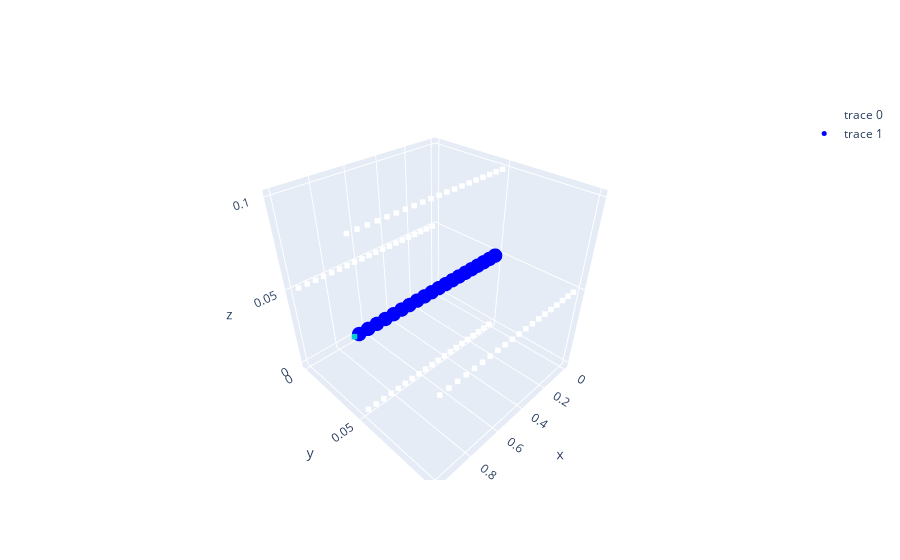

This figure's notebook cell:
### Code cell
# ------------Mesh definition and border conditions ----
malla = Mesh(1, volumes=nx,lengths=(lx,0.1,0.1))
#-------------Definimos fronteras ----------
malla.tag_wall_dirichlet('W',TA)
malla.tag_wall_dirichlet('E',TB)
malla.draw()

### Figure 1 — Plotly figure (JSON) as saved in the notebook; plotly's stock layout.template omitted (floating-point values rounded to 4 significant figures)
{"data": [{"marker": {"color": ["white", "white", "white", "white", "white", "white", "white", "white", "white", "white", "white", "white", "white", "white", "white", "white", "white", "white", "white", "white", "white", "white", "white", "white", "white", "white", "white", "white", "white", "white", "white", "white", "white", "white", "white", "white", "white", "white", "white", "white", "darkturquoise", "darkturquoise", "white", "white", "white", "white", "white", "white", "white", "white", "white", "white", "white", "white", "white", "white", "white", "white", "white", "white", "white", "white", "white", "white", "white", "white", "white", "white", "white", "white", "white", "white", "white", "white", "white", "white", "white", "white", "white", "white", "white", "white"], "size": 2, "symbol": "square"}, "mode": "markers", "type": "scatter3d", "x": [0.025, 0.075, 0.125, 0.175, 0.225, 0.275, 0.325, 0.375, 0.425, 0.475, 0.525, 0.575, 0.625, 0.675, 0.725, 0.775, 0.825, 0.875, 0.925, 0.975, 0.025, 0.075, 0.125, 0.175, 0.225, 0.275, 0.325, 0.375, 0.425, 0.475, 0.525, 0.575, 0.625, 0.675, 0.725, 0.775, 0.825, 0.875, 0.925, 0.975, 0, 1, 0.025, 0.075, 0.125, 0.175, 0.225, 0.275, 0.325, 0.375, 0.425, 0.475, 0.525, 0.575, 0.625, 0.675, 0.725, 0.775, 0.825, 0.875, 0.925, 0.975, 0.025, 0.075, 0.125, 0.175, 0.225, 0.275, 0.325, 0.375, 0.425, 0.475, 0.525, 0.575, 0.625, 0.675, 0.725, 0.775, 0.825, 0.875, 0.925, 0.975], "y": [0.05, 0.05, 0.05, 0.05, 0.05, 0.05, 0.05, 0.05, 0.05, 0.05, 0.05, 0.05, 0.05, 0.05, 0.05, 0.05, 0.05, 0.05, 0.05, 0.05, 0, 0, 0, 0, 0, 0, 0, 0, 0, 0, 0, 0, 0, 0, 0, 0, 0, 0, 0, 0, 0.05, 0.05, 0.1, 0.1, 0.1, 0.1, 0.1, 0.1, 0.1, 0.1, 0.1, 0.1, 0.1, 0.1, 0.1, 0.1, 0.1, 0.1, 0.1, 0.1, 0.1, 0.1, 0.05, 0.05, 0.05, 0.05, 0.05, 0.05, 0.05, 0.05, 0.05, 0.05, 0.05, 0.05, 0.05, 0.05, 0.05, 0.05, 0.05, 0.05, 0.05, 0.05], "z": [0, 0, 0, 0, 0, 0, 0, 0, 0, 0, 0, 0, 0, 0, 0, 0, 0, 0, 0, 0, 0.05, 0.05, 0.05, 0.05, 0.05, 0.05, 0.05, 0.05, 0.05, 0.05, 0.05, 0.05, 0.05, 0.05, 0.05, 0.05, 0.05, 0.05, 0.05, 0.05, 0.05, 0.05, 0.05, 0.05, 0.05, 0.05, 0.05, 0.05, 0.05, 0.05, 0.05, 0.05, 0.05, 0.05, 0.05, 0.05, 0.05, 0.05, 0.05, 0.05, 0.05, 0.05, 0.1, 0.1, 0.1, 0.1, 0.1, 0.1, 0.1, 0.1, 0.1, 0.1, 0.1, 0.1, 0.1, 0.1, 0.1, 0.1, 0.1, 0.1, 0.1, 0.1]}, {"marker": {"color": "blue", "size": 5}, "mode": "markers", "type": "scatter3d", "x": [0.025, 0.075, 0.125, 0.175, 0.225, 0.275, 0.325, 0.375, 0.425, 0.475, 0.525, 0.575, 0.625, 0.675, 0.725, 0.775, 0.825, 0.875, 0.925, 0.975], "y": [0.05, 0.05, 0.05, 0.05, 0.05, 0.05, 0.05, 0.05, 0.05, 0.05, 0.05, 0.05, 0.05, 0.05, 0.05, 0.05, 0.05, 0.05, 0.05, 0.05], "z": [0.05, 0.05, 0.05, 0.05, 0.05, 0.05, 0.05, 0.05, 0.05, 0.05, 0.05, 0.05, 0.05, 0.05, 0.05, 0.05, 0.05, 0.05, 0.05, 0.05]}], "layout": {}}
